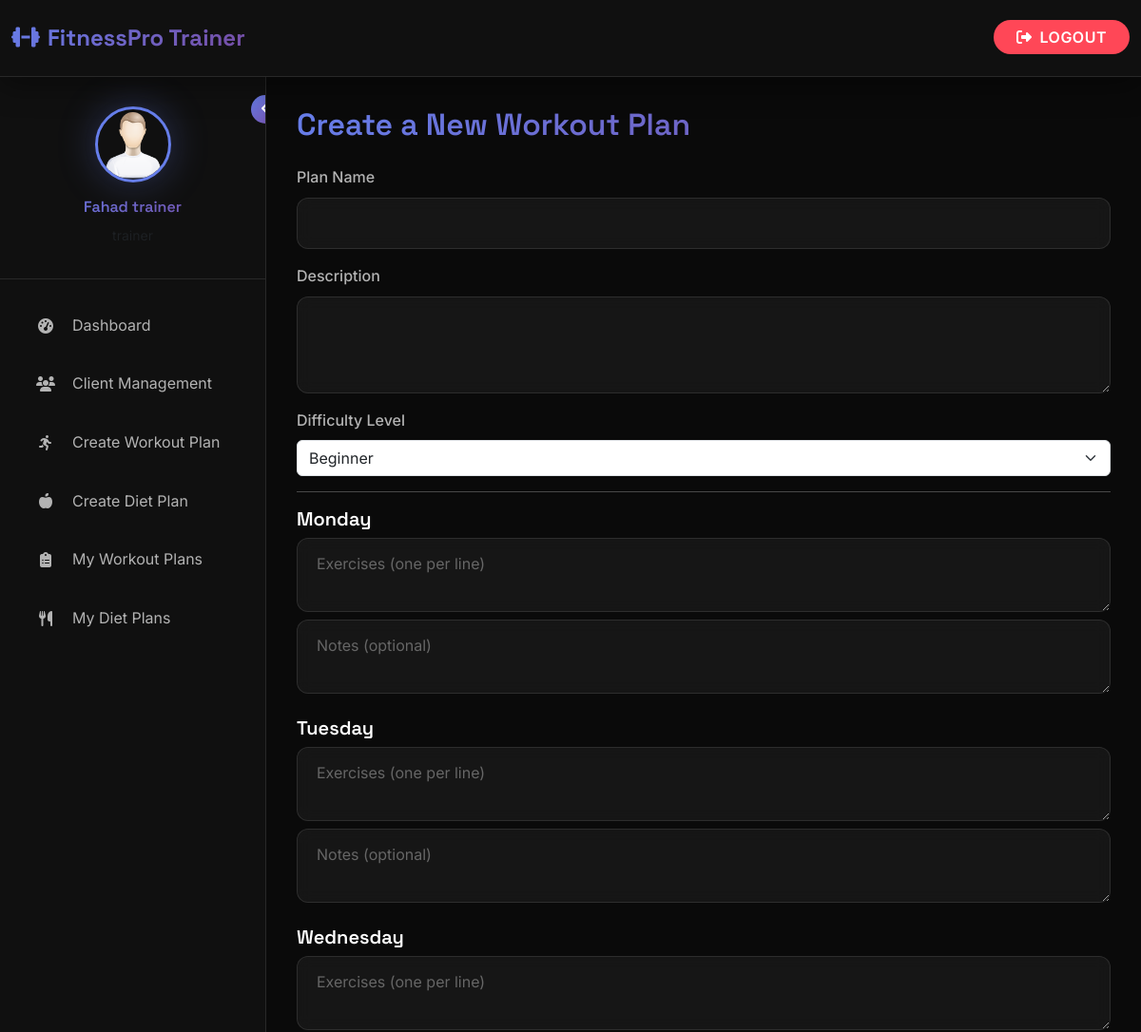
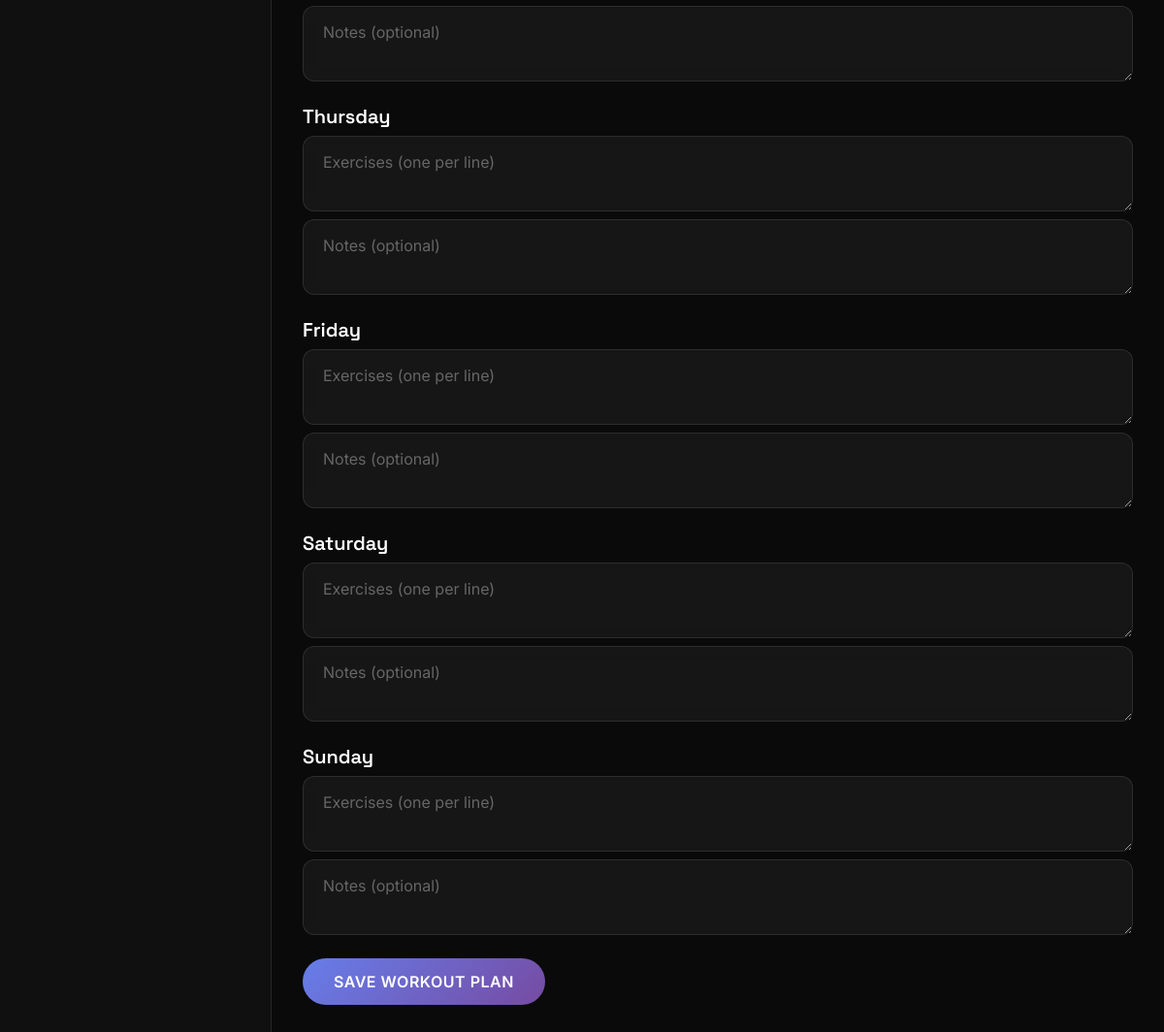
The page /trainer/create_workout_plan (signed in) on the database its author committed (2 pictures, top to bottom).
### gym_management/gym_app/models.py (models this page shows, shortened)
class Trainer(models.Model):
    first_name = models.CharField(max_length=50)
    last_name = models.CharField(max_length=50)
    email = models.CharField(max_length=50, null=True, blank=True)
    phone_number = models.CharField(max_length=20)
    username = models.CharField(max_length=150, unique=True)
    password = models.CharField(max_length=100)
    specialization = models.CharField(max_length=200, null=True, blank=True)
    image = models.ImageField(upload_to="trainers/", default="trainers/default.png", null=True, blank=True)
    created_at = models.DateTimeField(auto_now_add=True)

### gym_management/gym_app/views.py (the view, shortened to what this page needs)
# urls.py: path('trainer/create_workout_plan', views.create_workout_plan, name='create_workout_plan'),
def create_workout_plan(request):
    if 'trainer_id' not in request.session:
        return redirect('/trainer_login')
    trainer = Trainer.objects.get(id=request.session['trainer_id'])
    return render(request, 'trainer/create_workout_plan.html', {'trainer': trainer, 'days_of_week': DAYS_OF_WEEK})

### gym_management/gym_app/templates/trainer/create_workout_plan.html (shortened to what this page needs)
{% extends 'base_trainer.html' %}
{% block content %}
<h2 class="gradient-text mb-4">Create a New Workout Plan</h2>
<form method="post">
  <div class="mb-3">
    <label class="form-label">Plan Name</label>
    <input type="text" name="name" class="form-control" required>
  </div>
  <div class="mb-3">
    <label class="form-label">Description</label>
    <textarea name="description" class="form-control" rows="3"></textarea>
  </div>
  <div class="mb-3">
    <label class="form-label">Difficulty Level</label>
    <select name="difficulty_level" class="form-select">
      <option value="beginner">Beginner</option>
    </select>
  </div>
  <hr>
  {% for day in days_of_week %}
  <h5>{{ day }}</h5>
  <textarea name="exercises_{{ day }}" class="form-control mb-2" placeholder="Exercises (one per line)"></textarea>
  <textarea name="notes_{{ day }}" class="form-control mb-4" placeholder="Notes (optional)"></textarea>
  {% endfor %}
  <button class="btn btn-primary">Save Workout Plan</button>
</form>
{% endblock %}

### gym_management/gym_app/templates/base_trainer.html (shortened to what this page needs)
{% load static %}
<!DOCTYPE html>
<html lang="en">
<head>
    <link href="https://cdn.jsdelivr.net/npm/bootstrap@5.3.2/dist/css/bootstrap.min.css" rel="stylesheet">
    <link rel="stylesheet" href="https://cdnjs.cloudflare.com/ajax/libs/font-awesome/6.5.0/css/all.min.css">
    <link href="https://unpkg.com/aos@2.3.1/dist/aos.css" rel="stylesheet">
</head>
<body>
    <div class="admin-wrapper">
        <nav class="navbar navbar-expand-lg admin-navbar">
            <div class="container-fluid">
                <a class="navbar-brand" href="{% url 'trainer_dashboard' %}">
                    <i class="fas fa-dumbbell me-2"></i>FitnessPro Trainer
                </a>
                <div class="ms-auto">
                    <a href="{% url 'logout' %}" class="logout-btn">
                        <i class="fas fa-sign-out-alt me-2"></i>Logout
                    </a>
                </div>
            </div>
        </nav>
        <aside class="admin-sidebar" id="adminSidebar">
            <button class="sidebar-toggle d-none d-lg-block" onclick="toggleSidebar()">
                <i class="fas fa-angle-left" id="toggleIcon"></i>
            </button>
            <div class="admin-user-info">
                {% if trainer.image %}
                    <img src="{{ trainer.image.url }}" class="admin-user-avatar" alt="Trainer Avatar">
                {% else %}
                    <img src="{% static 'images/find_user.png' %}" class="admin-user-avatar" alt="Trainer Avatar">
                {% endif %}
                <h6 class="gradient-text">{{ trainer.first_name }} {{ trainer.last_name }}</h6>
                <small class="text-muted">{{ trainer.specialization|default:"Fitness Trainer" }}</small>
            </div>
            <nav class="admin-nav">
                <div class="admin-nav-item">
                    <a href="{% url 'trainer_dashboard' %}" class="admin-nav-link {% if request.path == '/trainer/dashboard' %}active{% endif %}">
                        <i class="fas fa-tachometer-alt"></i>
                        <span>Dashboard</span>
                    </a>
                </div>
                <div class="admin-nav-item">
                    <a href="{% url 'trainer_clients' %}" class="admin-nav-link {% if request.path == '/trainer/clients' %}active{% endif %}">
                        <i class="fas fa-users"></i>
                        <span>Client Management</span>
                    </a>
                </div>
                <div class="admin-nav-item">
                    <a href="{% url 'create_workout_plan_page' %}" class="admin-nav-link {% if request.path == '/trainer/create-workout-plan' %}active{% endif %}">
                        <i class="fas fa-running"></i>
                        <span>Create Workout Plan</span>
                    </a>
                </div>
                <div class="admin-nav-item">
                    <a href="{% url 'create_diet_plan_page' %}" class="admin-nav-link {% if request.path == '/trainer/create-diet-plan' %}active{% endif %}">
                        <i class="fas fa-apple-alt"></i>
                        <span>Create Diet Plan</span>
                    </a>
                </div>
                <div class="admin-nav-item">
                    <a href="{% url 'trainer_workout_plans' %}" class="admin-nav-link {% if request.path == '/trainer/workout-plans' %}active{% endif %}">
                        <i class="fas fa-clipboard-list"></i>
                        <span>My Workout Plans</span>
                    </a>
                </div>
                <div class="admin-nav-item">
                    <a href="{% url 'trainer_diet_plans' %}" class="admin-nav-link {% if request.path == '/trainer/diet-plans' %}active{% endif %}">
                        <i class="fas fa-utensils"></i>
                        <span>My Diet Plans</span>
                    </a>
                </div>
            </nav>
        </aside>
        <main class="admin-content" id="adminContent">
            {% block content %}{% endblock %}
        </main>
    </div>
</body>
</html>

### rows shown on the page
Trainer: image (placeholder picture), first_name "Fahad", last_name "trainer"

### other values the page prints
{{ day }} "Monday" "Tuesday" "Wednesday" "Thursday" "Friday" "Saturday" "Sunday"
